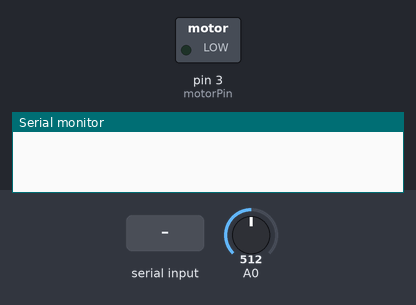
Recording of a sketch running on a simulated Arduino Uno, built with avr-gcc and run on an emulated ATmega328P. Parts: switched loads named in the sketch (green lamp = pin HIGH), the last lines printed to the serial monitor. Inputs (shaded band) come from the test bench; at power-on: A0 = 512.

Above: at 1.2 s.
1.3 s: "1" received over Serial
At 2.0 s:
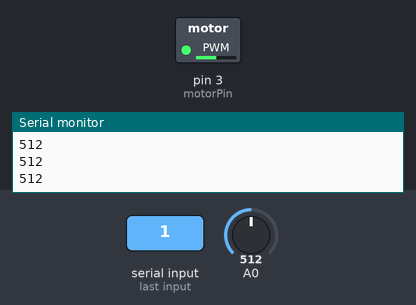
2.8 s: A0 set to 716
At 3.2 s:
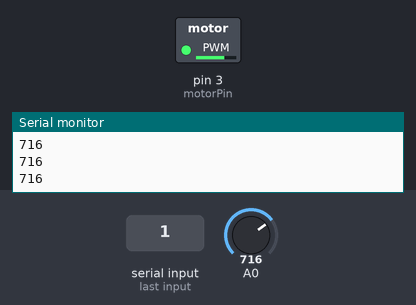
4.3 s: A0 set to 900
At 5.5 s:
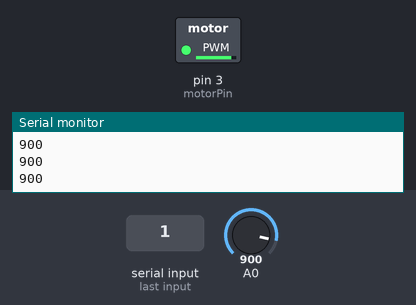
5.8 s: A0 set to 245
At 6.7 s:
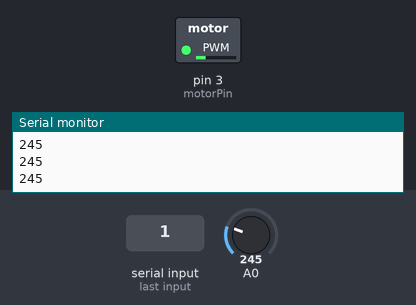
Timing chart, 0 to 8.3 s (numbered marks = the images above; inputs shaded):
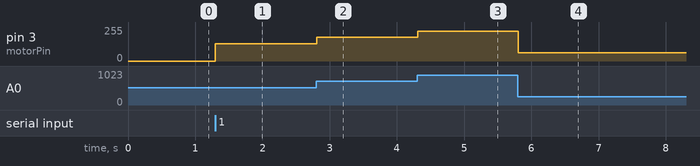

The sketch:

motor_dc_velocidade.ino
```cpp
/*
 *  Controlando a velocidade motor dc
 */

//Pino de controle do motor
int motorPin = 3;

void setup()
{
  // Coloca o pino 3 do Arduino como OUTPUT (saída)
  pinMode(motorPin, OUTPUT);
  // inicializa comunicação serial a 9600 bits por segundo
  Serial.begin(9600);
}

void loop()
{
  //Verifica se a saída serial está disponível
  if (Serial.available())
  {
    // leitura da entrada analogica no pino 0
    int speed = analogRead(A0);

    // imprime o valor lido no monitor serial
    Serial.println(speed );

    //Deixa o valor na faixa de 0 a 255
    speed = speed / 4;

    //Verifica o intervalo da velocidade do motor
    if (speed >= 0 && speed <= 255)
    {
      //Escreva no pino do motor dc a velocidade
      analogWrite(motorPin, speed);
    }
    delay(2);
  }
}
```

Measured:
- after the input at 1.3 s, pin 3 (motorPin): 0/255 → 128/255 at once
- after the input at 2.8 s, pin 3 (motorPin): 128/255 → 179/255 at once
- after the input at 4.3 s, pin 3 (motorPin): 179/255 → 225/255 at once
- after the input at 5.8 s, pin 3 (motorPin): 225/255 → 61/255 at once
